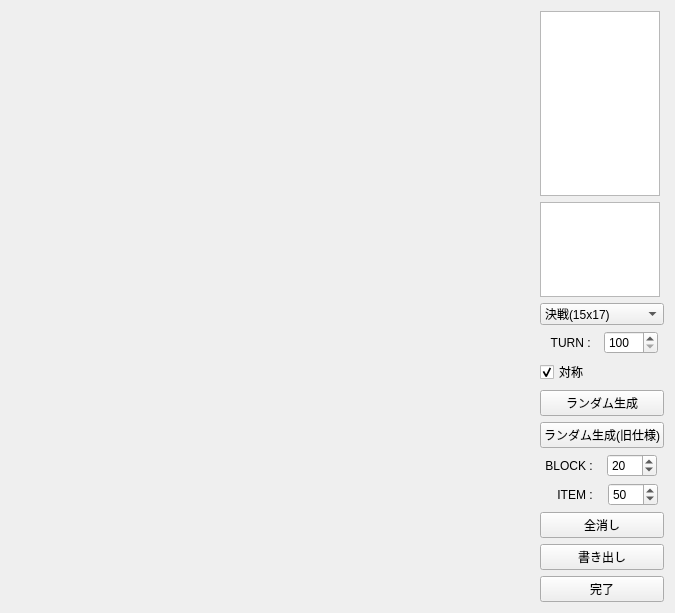
<?xml version="1.0" encoding="UTF-8"?>
<ui version="4.0">
 <class>MapEditerDialog</class>
 <widget class="QDialog" name="MapEditerDialog">
  <property name="geometry">
   <rect>
    <x>0</x>
    <y>0</y>
    <width>675</width>
    <height>612</height>
   </rect>
  </property>
  <property name="windowTitle">
   <string>Dialog</string>
  </property>
  <layout class="QHBoxLayout" name="horizontalLayout_2">
   <item>
    <widget class="GameBoard" name="widget" native="true">
     <property name="sizePolicy">
      <sizepolicy hsizetype="Expanding" vsizetype="Expanding">
       <horstretch>0</horstretch>
       <verstretch>0</verstretch>
      </sizepolicy>
     </property>
     <property name="minimumSize">
      <size>
       <width>320</width>
       <height>320</height>
      </size>
     </property>
     <property name="maximumSize">
      <size>
       <width>16777215</width>
       <height>16777215</height>
      </size>
     </property>
     <property name="toolTip">
      <string>&lt;html&gt;&lt;head/&gt;&lt;body&gt;&lt;p&gt;マップを作成する画面です。クリックおよびドラッグで配置することができます。&lt;/p&gt;&lt;p&gt;COOLとHOTは各１つのみ配置できます。&lt;/p&gt;&lt;/body&gt;&lt;/html&gt;</string>
     </property>
    </widget>
   </item>
   <item>
    <layout class="QVBoxLayout" name="verticalLayout">
     <item>
      <widget class="QListWidget" name="listWidget">
       <property name="sizePolicy">
        <sizepolicy hsizetype="Preferred" vsizetype="Expanding">
         <horstretch>0</horstretch>
         <verstretch>0</verstretch>
        </sizepolicy>
       </property>
       <property name="minimumSize">
        <size>
         <width>120</width>
         <height>185</height>
        </size>
       </property>
       <property name="maximumSize">
        <size>
         <width>120</width>
         <height>16777215</height>
        </size>
       </property>
       <property name="font">
        <font>
         <pointsize>11</pointsize>
        </font>
       </property>
       <property name="toolTip">
        <string>&lt;html&gt;&lt;head/&gt;&lt;body&gt;&lt;p&gt;マップに使用する部品を選択します。&lt;/p&gt;&lt;/body&gt;&lt;/html&gt;</string>
       </property>
      </widget>
     </item>
     <item>
      <widget class="QListWidget" name="ObjectCounter">
       <property name="enabled">
        <bool>true</bool>
       </property>
       <property name="sizePolicy">
        <sizepolicy hsizetype="Preferred" vsizetype="Preferred">
         <horstretch>0</horstretch>
         <verstretch>0</verstretch>
        </sizepolicy>
       </property>
       <property name="minimumSize">
        <size>
         <width>120</width>
         <height>95</height>
        </size>
       </property>
       <property name="maximumSize">
        <size>
         <width>120</width>
         <height>95</height>
        </size>
       </property>
       <property name="font">
        <font>
         <pointsize>20</pointsize>
        </font>
       </property>
       <property name="focusPolicy">
        <enum>Qt::FocusPolicy::NoFocus</enum>
       </property>
       <property name="selectionMode">
        <enum>QAbstractItemView::SelectionMode::NoSelection</enum>
       </property>
      </widget>
     </item>
     <item>
      <widget class="QComboBox" name="comboBox">
       <property name="toolTip">
        <string>&lt;html&gt;&lt;head/&gt;&lt;body&gt;&lt;p&gt;マップの大きさを設定します。&lt;/p&gt;&lt;/body&gt;&lt;/html&gt;</string>
       </property>
       <item>
        <property name="text">
         <string>決戦(15x17)</string>
        </property>
       </item>
       <item>
        <property name="text">
         <string>広域(21x17)</string>
        </property>
       </item>
      </widget>
     </item>
     <item>
      <layout class="QHBoxLayout" name="horizontalLayout">
       <item>
        <widget class="QLabel" name="label">
         <property name="sizePolicy">
          <sizepolicy hsizetype="Maximum" vsizetype="Preferred">
           <horstretch>0</horstretch>
           <verstretch>0</verstretch>
          </sizepolicy>
         </property>
         <property name="minimumSize">
          <size>
           <width>50</width>
           <height>0</height>
          </size>
         </property>
         <property name="text">
          <string>TURN : </string>
         </property>
         <property name="alignment">
          <set>Qt::AlignmentFlag::AlignRight|Qt::AlignmentFlag::AlignTrailing|Qt::AlignmentFlag::AlignVCenter</set>
         </property>
        </widget>
       </item>
       <item>
        <widget class="QSpinBox" name="TurnSpin">
         <property name="sizePolicy">
          <sizepolicy hsizetype="Maximum" vsizetype="Fixed">
           <horstretch>0</horstretch>
           <verstretch>0</verstretch>
          </sizepolicy>
         </property>
         <property name="minimumSize">
          <size>
           <width>50</width>
           <height>0</height>
          </size>
         </property>
         <property name="toolTip">
          <string>&lt;html&gt;&lt;head/&gt;&lt;body&gt;&lt;p&gt;マップのターン数です。&lt;/p&gt;&lt;/body&gt;&lt;/html&gt;</string>
         </property>
         <property name="minimum">
          <number>100</number>
         </property>
         <property name="maximum">
          <number>9999</number>
         </property>
        </widget>
       </item>
      </layout>
     </item>
     <item>
      <widget class="QCheckBox" name="SymmetryCheck">
       <property name="sizePolicy">
        <sizepolicy hsizetype="Minimum" vsizetype="Fixed">
         <horstretch>0</horstretch>
         <verstretch>0</verstretch>
        </sizepolicy>
       </property>
       <property name="toolTip">
        <string>&lt;html&gt;&lt;head/&gt;&lt;body&gt;&lt;p&gt;チェックを入れた場合、マップは点対称になります。&lt;/p&gt;&lt;/body&gt;&lt;/html&gt;</string>
       </property>
       <property name="text">
        <string>対称</string>
       </property>
       <property name="checked">
        <bool>true</bool>
       </property>
      </widget>
     </item>
     <item>
      <widget class="QPushButton" name="randomGenerateButton">
       <property name="toolTip">
        <string>&lt;html&gt;&lt;head/&gt;&lt;body&gt;&lt;p&gt;大会ルール バージョン3.0.1に則りマップをランダムに生成します。&lt;/p&gt;&lt;/body&gt;&lt;/html&gt;</string>
       </property>
       <property name="text">
        <string>ランダム生成</string>
       </property>
       <property name="autoDefault">
        <bool>false</bool>
       </property>
      </widget>
     </item>
     <item>
      <widget class="QPushButton" name="randomGenerateButtonOld">
       <property name="toolTip">
        <string>&lt;html&gt;&lt;head/&gt;&lt;body&gt;&lt;p&gt;大会ルール バージョン2.3.1に則りマップをランダムに生成します。&lt;/p&gt;&lt;/body&gt;&lt;/html&gt;</string>
       </property>
       <property name="text">
        <string>ランダム生成(旧仕様)</string>
       </property>
       <property name="autoDefault">
        <bool>false</bool>
       </property>
      </widget>
     </item>
     <item>
      <layout class="QHBoxLayout" name="horizontalLayout_4">
       <item>
        <widget class="QLabel" name="label_3">
         <property name="sizePolicy">
          <sizepolicy hsizetype="Maximum" vsizetype="Preferred">
           <horstretch>0</horstretch>
           <verstretch>0</verstretch>
          </sizepolicy>
         </property>
         <property name="minimumSize">
          <size>
           <width>50</width>
           <height>0</height>
          </size>
         </property>
         <property name="text">
          <string>BLOCK : </string>
         </property>
         <property name="alignment">
          <set>Qt::AlignmentFlag::AlignRight|Qt::AlignmentFlag::AlignTrailing|Qt::AlignmentFlag::AlignVCenter</set>
         </property>
        </widget>
       </item>
       <item>
        <widget class="QSpinBox" name="BlockSpin">
         <property name="sizePolicy">
          <sizepolicy hsizetype="Maximum" vsizetype="Fixed">
           <horstretch>0</horstretch>
           <verstretch>0</verstretch>
          </sizepolicy>
         </property>
         <property name="minimumSize">
          <size>
           <width>50</width>
           <height>0</height>
          </size>
         </property>
         <property name="maximum">
          <number>100</number>
         </property>
         <property name="singleStep">
          <number>2</number>
         </property>
         <property name="value">
          <number>20</number>
         </property>
        </widget>
       </item>
      </layout>
     </item>
     <item>
      <layout class="QHBoxLayout" name="horizontalLayout_3">
       <item>
        <widget class="QLabel" name="label_2">
         <property name="sizePolicy">
          <sizepolicy hsizetype="Maximum" vsizetype="Preferred">
           <horstretch>0</horstretch>
           <verstretch>0</verstretch>
          </sizepolicy>
         </property>
         <property name="minimumSize">
          <size>
           <width>50</width>
           <height>0</height>
          </size>
         </property>
         <property name="text">
          <string>ITEM : </string>
         </property>
         <property name="alignment">
          <set>Qt::AlignmentFlag::AlignRight|Qt::AlignmentFlag::AlignTrailing|Qt::AlignmentFlag::AlignVCenter</set>
         </property>
        </widget>
       </item>
       <item>
        <widget class="QSpinBox" name="ItemSpin">
         <property name="sizePolicy">
          <sizepolicy hsizetype="Maximum" vsizetype="Fixed">
           <horstretch>0</horstretch>
           <verstretch>0</verstretch>
          </sizepolicy>
         </property>
         <property name="minimumSize">
          <size>
           <width>50</width>
           <height>0</height>
          </size>
         </property>
         <property name="maximum">
          <number>100</number>
         </property>
         <property name="singleStep">
          <number>2</number>
         </property>
         <property name="value">
          <number>50</number>
         </property>
        </widget>
       </item>
      </layout>
     </item>
     <item>
      <widget class="QPushButton" name="pushButton_2">
       <property name="sizePolicy">
        <sizepolicy hsizetype="Minimum" vsizetype="Fixed">
         <horstretch>0</horstretch>
         <verstretch>0</verstretch>
        </sizepolicy>
       </property>
       <property name="toolTip">
        <string>&lt;html&gt;&lt;head/&gt;&lt;body&gt;&lt;p&gt;全てのアイテム、ブロックを取り除きます。&lt;/p&gt;&lt;/body&gt;&lt;/html&gt;</string>
       </property>
       <property name="text">
        <string>全消し</string>
       </property>
       <property name="autoDefault">
        <bool>false</bool>
       </property>
      </widget>
     </item>
     <item>
      <widget class="QPushButton" name="WriteButton">
       <property name="sizePolicy">
        <sizepolicy hsizetype="Minimum" vsizetype="Fixed">
         <horstretch>0</horstretch>
         <verstretch>0</verstretch>
        </sizepolicy>
       </property>
       <property name="toolTip">
        <string>&lt;html&gt;&lt;head/&gt;&lt;body&gt;&lt;p&gt;マップを書き出します。&lt;/p&gt;&lt;/body&gt;&lt;/html&gt;</string>
       </property>
       <property name="text">
        <string>書き出し</string>
       </property>
       <property name="autoDefault">
        <bool>false</bool>
       </property>
      </widget>
     </item>
     <item>
      <widget class="QPushButton" name="pushButton_3">
       <property name="sizePolicy">
        <sizepolicy hsizetype="Minimum" vsizetype="Fixed">
         <horstretch>0</horstretch>
         <verstretch>0</verstretch>
        </sizepolicy>
       </property>
       <property name="toolTip">
        <string>&lt;html&gt;&lt;head/&gt;&lt;body&gt;&lt;p&gt;マップエディタを完了し、閉じます。&lt;/p&gt;&lt;/body&gt;&lt;/html&gt;</string>
       </property>
       <property name="text">
        <string>完了</string>
       </property>
       <property name="autoDefault">
        <bool>false</bool>
       </property>
      </widget>
     </item>
    </layout>
   </item>
  </layout>
 </widget>
 <customwidgets>
  <customwidget>
   <class>GameBoard</class>
   <extends>QWidget</extends>
   <header>GameBoard.h</header>
   <container>1</container>
  </customwidget>
 </customwidgets>
 <resources/>
 <connections>
  <connection>
   <sender>pushButton_2</sender>
   <signal>clicked()</signal>
   <receiver>MapEditerDialog</receiver>
   <slot>Clear()</slot>
   <hints>
    <hint type="sourcelabel">
     <x>511</x>
     <y>346</y>
    </hint>
    <hint type="destinationlabel">
     <x>476</x>
     <y>374</y>
    </hint>
   </hints>
  </connection>
  <connection>
   <sender>pushButton_3</sender>
   <signal>clicked()</signal>
   <receiver>MapEditerDialog</receiver>
   <slot>accept()</slot>
   <hints>
    <hint type="sourcelabel">
     <x>511</x>
     <y>412</y>
    </hint>
    <hint type="destinationlabel">
     <x>478</x>
     <y>413</y>
    </hint>
   </hints>
  </connection>
  <connection>
   <sender>WriteButton</sender>
   <signal>clicked()</signal>
   <receiver>MapEditerDialog</receiver>
   <slot>Export()</slot>
   <hints>
    <hint type="sourcelabel">
     <x>511</x>
     <y>379</y>
    </hint>
    <hint type="destinationlabel">
     <x>476</x>
     <y>394</y>
    </hint>
   </hints>
  </connection>
  <connection>
   <sender>comboBox</sender>
   <signal>currentTextChanged(QString)</signal>
   <receiver>MapEditerDialog</receiver>
   <slot>ComboChanged(QString)</slot>
   <hints>
    <hint type="sourcelabel">
     <x>445</x>
     <y>298</y>
    </hint>
    <hint type="destinationlabel">
     <x>462</x>
     <y>261</y>
    </hint>
   </hints>
  </connection>
 </connections>
 <slots>
  <slot>Clear()</slot>
  <slot>Export()</slot>
  <slot>ComboChanged(QString)</slot>
 </slots>
</ui>
